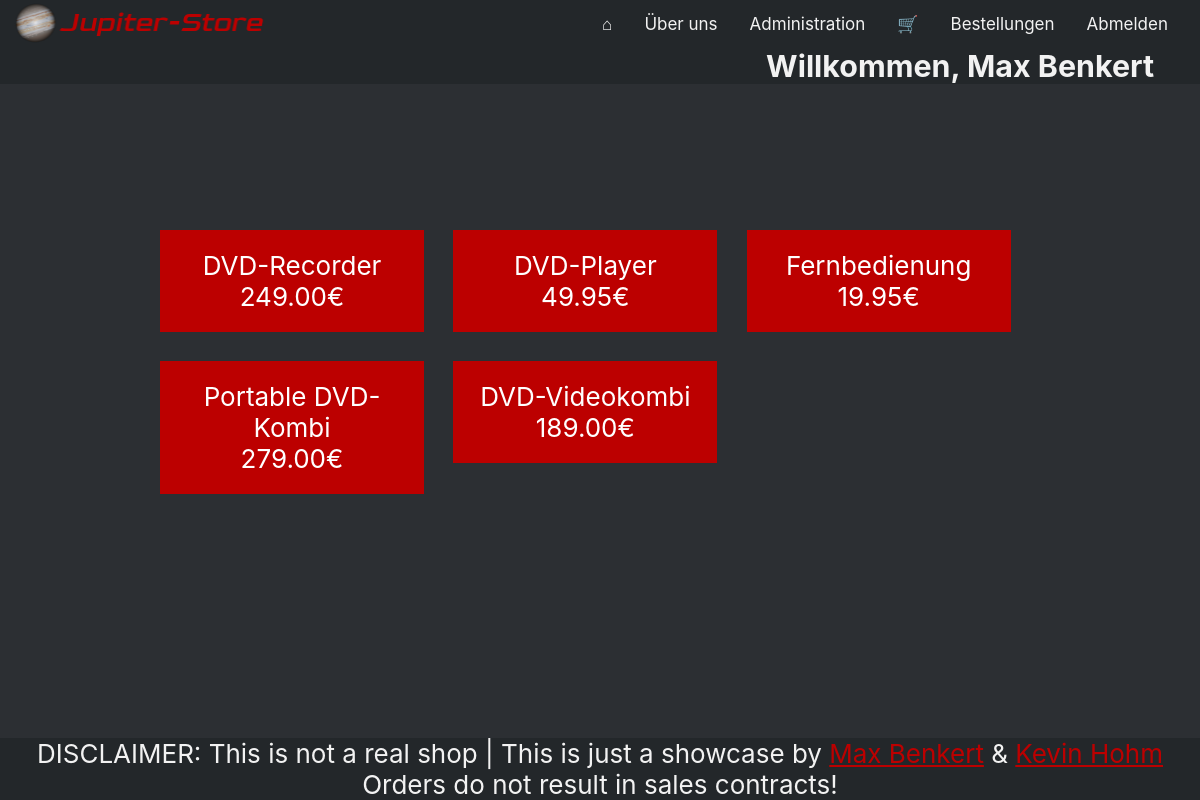
The app's page /category.php?id=1&category=DVD/Video (signed in) with its own data.
### tables this page shows
CREATE TABLE IF NOT EXISTS `article` (
  `article_nr` int(11) unsigned NOT NULL AUTO_INCREMENT,
  `name` varchar(255) NOT NULL DEFAULT '',
  `price` double(6,2) unsigned DEFAULT NULL,
  `category` int(11) NOT NULL,
  PRIMARY KEY (`article_nr`),
  KEY `FK_article_article_category` (`category`),
  CONSTRAINT `FK_article_article_category` FOREIGN KEY (`category`) REFERENCES `article_category` (`id`) ON DELETE CASCADE ON UPDATE CASCADE
);

### src/php_include/db_article.php (called while the page is built, shortened)
<?php
function db_get_articles_from_category($cat_id)
{
    $mysqli = db_connect();
    $sql    = "SELECT * FROM article WHERE category=?";
    $con    = $mysqli->prepare($sql);
    $con->bind_param("i", $cat_id);
    $con->execute();
    $res = $con->get_result();
    if ($res->num_rows == 0) {
        return FALSE;
    } else {
        $articles = array();
        $i        = 0;
        while ($row = $res->fetch_assoc()) {
            $articles[$i]           = new Article();
            $articles[$i]->id       = $row["article_nr"];
            $articles[$i]->name     = $row["name"];
            $articles[$i]->price    = $row["price"];
            $articles[$i]->category = $row["category"];
            $i++;
        }
    }
    return $articles;
}
?>

### src/category.php (the view, shortened to what this page needs)
<?php
require_once("php_include/db_article.php");
$articles = db_get_articles_from_category($_GET["id"]);
if ($articles) {
    foreach ($articles as $article) {
        echo "<a class='stealth__a' href='detail.php?id=" . $article->id . "'><div class='box'><center>" . $article->name . "<br>" . number_format($article->price, 2) . "€</center></div>";
    }
}
else {
    echo "<h2>Zu dieser Kategorie haben wir derzeit leider keine Produkte!</h2>";
    echo "<form action=''/>
    <input type='submit' value='Zurück zur Übersicht'>
    </form>";
}

### src/css/base.css (style rules this page uses)
* { margin:0; padding:0; }
body { padding-top: 70px; background-color: #2C2F33; color: #f2f2f2; font-family: -apple-system, BlinkMacSystemFont, 'Segoe UI', Roboto, Oxygen, Ubuntu, Cantarell, 'Open Sans', 'Helvetica Neue', sans-serif; font-size: 26px; }
.box { float: left; width: 30%; margin-right: 3.33333%; margin-bottom: 3.33333%; padding: 20px 20px; background: rgb(188, 0, 0); box-sizing: border-box; }
.stealth__a { color: white; }

### src/css/footer.css (style rules this page uses)
footer { position: fixed; left: 0; bottom: 0; width: 100%; background-color: #23272A; color: #f2f2f2; text-align: center; }
footer a:link { color: rgb(188,0,0); }

### records on screen
article: name "DVD-Recorder", price "249.00"
article: name "DVD-Player", price "49.95"
article: name "Fernbedienung", price "19.95"
article: name "Portable DVD-Kombi", price "279.00"
article: name "DVD-Videokombi", price "189.00"

### other values on screen
unserialize($_SESSION["user"])->firstname "Max"
unserialize($_SESSION["user"])->lastname "Benkert"
